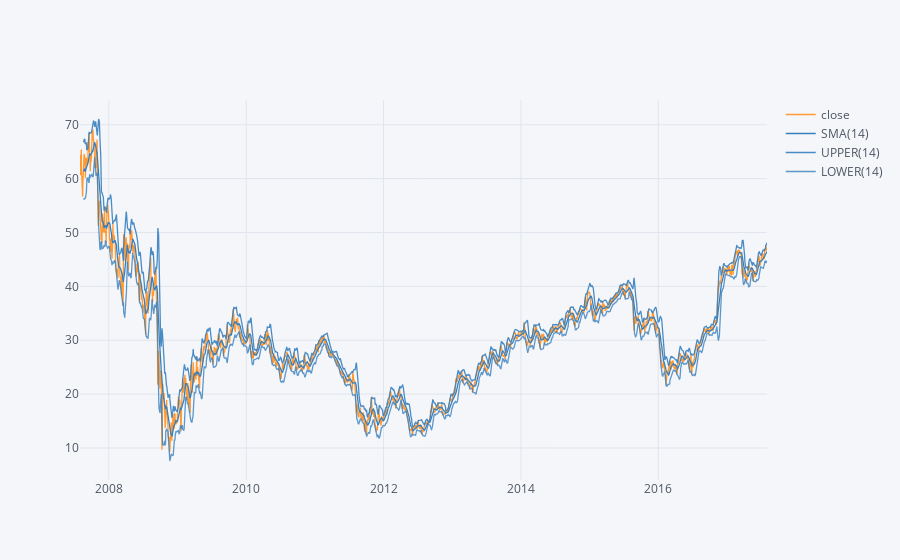

Notebook cell for this chart:
### Markdown cell above
**Bollinger Band Plot for Morgan Stanley.**

### Code cell
df_MS = MS.xs('MS')[['close']]
df_MS.ta_plot(study='boll')

### Figure 1 — Plotly figure (JSON) as saved in the notebook; plotly's stock layout.template omitted (floating-point values rounded to 4 significant figures; data arrays with more than 128 entries replaced by an {"elided": "..."} marker saying what was removed)
{"data": [{"line": {"color": "rgba(255, 153, 51, 1.0)", "dash": "solid", "shape": "linear", "width": 1.3}, "mode": "lines", "name": "close", "text": "", "type": "scatter", "x": {"elided": "2519 str values"}, "y": {"elided": "2519 float values"}}, {"line": {"color": "rgba(55, 128, 191, 1.0)", "dash": "solid", "shape": "linear", "width": 1.3}, "mode": "lines", "name": "SMA(14)", "text": "", "type": "scatter", "x": {"elided": "2519 str values"}, "y": {"elided": "2519 mixed values"}}, {"line": {"color": "rgba(55, 128, 191, 0.8999999999999999)", "dash": "solid", "shape": "linear", "width": 1.3}, "mode": "lines", "name": "UPPER(14)", "text": "", "type": "scatter", "x": {"elided": "2519 str values"}, "y": {"elided": "2519 mixed values"}}, {"line": {"color": "rgba(55, 128, 191, 0.7999999999999998)", "dash": "solid", "shape": "linear", "width": 1.3}, "mode": "lines", "name": "LOWER(14)", "text": "", "type": "scatter", "x": {"elided": "2519 str values"}, "y": {"elided": "2519 mixed values"}}], "layout": {"legend": {"bgcolor": "#F5F6F9", "font": {"color": "#4D5663"}}, "paper_bgcolor": "#F5F6F9", "plot_bgcolor": "#F5F6F9", "title": {"font": {"color": "#4D5663"}}, "xaxis": {"gridcolor": "#E1E5ED", "showgrid": true, "tickfont": {"color": "#4D5663"}, "title": {"font": {"color": "#4D5663"}, "text": ""}, "zerolinecolor": "#E1E5ED"}, "yaxis": {"gridcolor": "#E1E5ED", "showgrid": true, "tickfont": {"color": "#4D5663"}, "title": {"font": {"color": "#4D5663"}, "text": ""}, "zerolinecolor": "#E1E5ED"}}}
